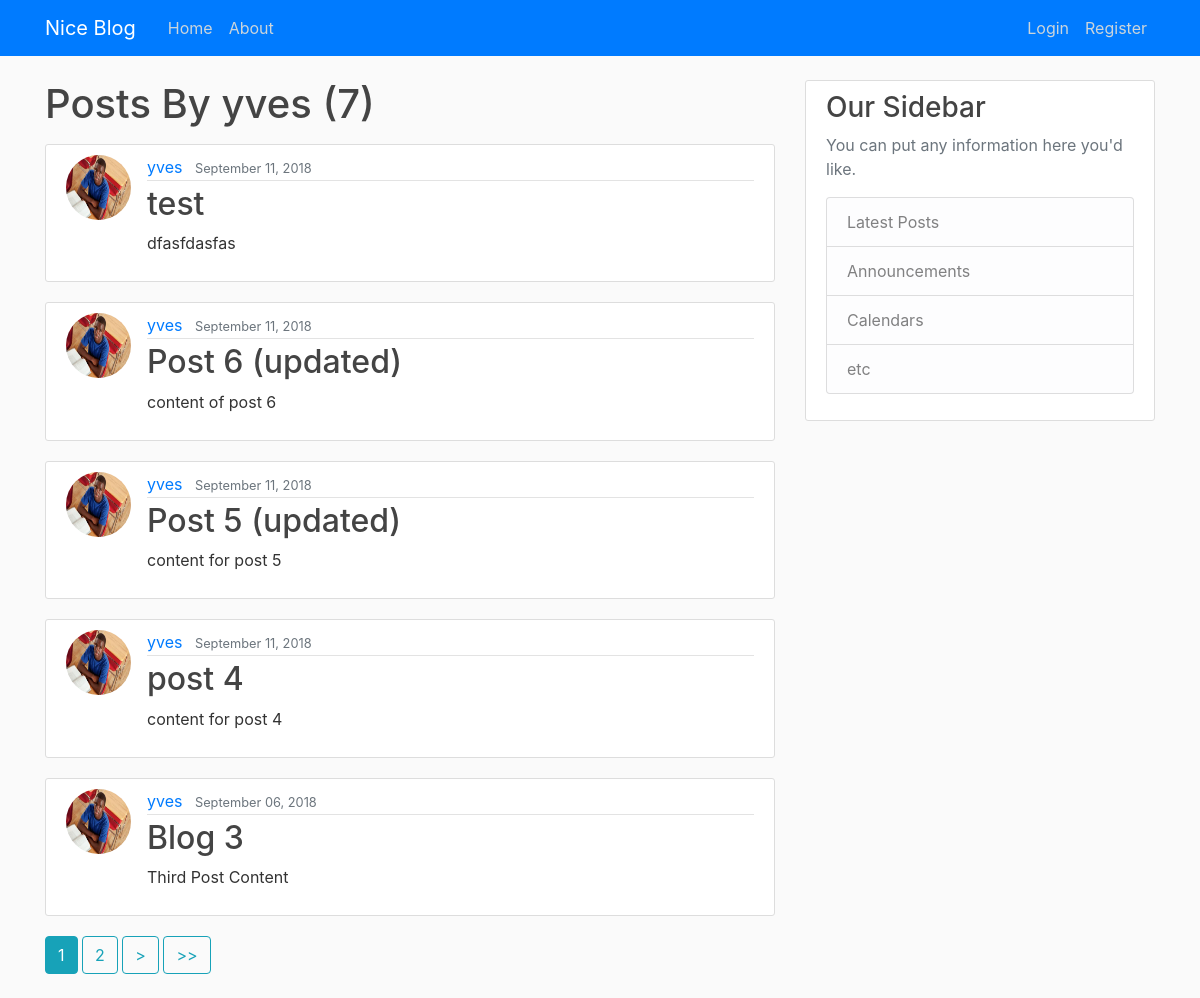
The app's page /user/yves/, older data.
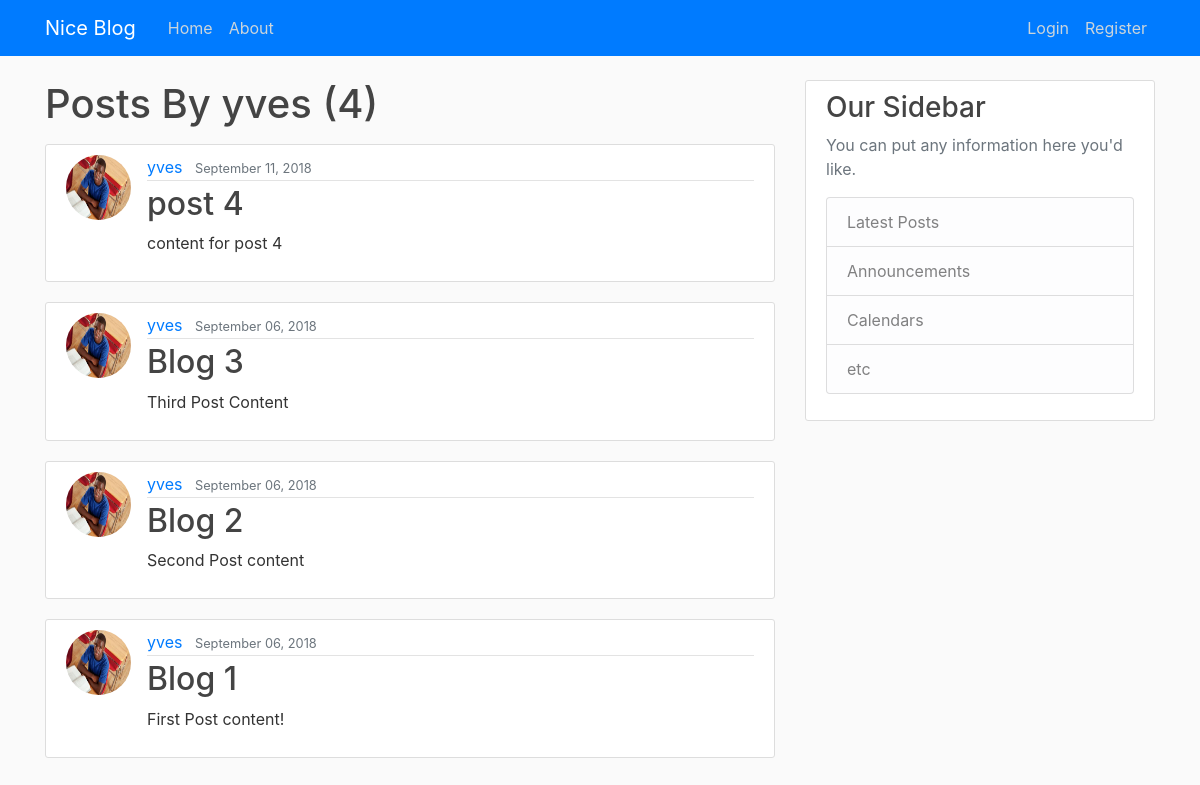
The same page, newer data.
### blog/models.py (models this page shows, shortened)
class Post(models.Model):
    title = models.CharField(max_length=100)
    content = models.TextField()
    date_posted = models.DateTimeField(default=timezone.now)
    author = models.ForeignKey(User, on_delete=models.CASCADE)

### users/models.py (models this page shows, shortened)
class Profile(models.Model):
    user = models.OneToOneField(User, on_delete=models.CASCADE)
    image = models.ImageField(default='default.jpg', upload_to='profile_pics')

### blog/views.py (the view)
# urls.py: path('user/<str:username>/', UserPostListView.as_view(), name='user-posts'),
class UserPostListView(ListView):
    model = Post
    template_name = 'blog/user_posts.html'
    context_object_name = 'posts'
    paginate_by = 5
    def get_queryset(self):
        user = get_object_or_404(User, username=self.kwargs.get('username'))
        return Post.objects.filter(author=user).order_by('-date_posted')

### blog/templates/blog/user_posts.html (shortened to what this page needs)
{% extends 'blog/base.html' %}
{% block content %}
    <h1 class="mb-3">Posts By {{ view.kwargs.username }} ({{ page_obj.paginator.count }})</h1>
    {% for post in posts %}
        <article class="media content-section">
          <img src="{{ post.author.profile.image.url }}" alt="author" class="rounded-circle article-img">
          <div class="media-body">
            <div class="article-metadata">
              <a class="mr-2" href="{% url 'user-posts' object.author.username %}">{{ post.author }}</a>
              <small class="text-muted">{{ post.date_posted | date:"F d, Y" }}</small>
            </div>
            <h2><a class="article-title" href="{% url 'post-detail' post.id %}">{{ post.title }}</a></h2>
            <p class="article-content">{{ post.content }}</p>
          </div>
        </article>
    {% endfor %}
    {% if is_paginated %}
        {% for num in page_obj.paginator.page_range %}
            {% if page_obj.number == num %}
                <a href="?page={{ num }}" class="btn btn-info mb-4">{{ num }}</a>
            {% elif num > page_obj.number|add:'-3' and num < page_obj.number|add:'3' %}
                <a href="?page={{ num }}" class="btn btn-outline-info mb-4">{{ num }}</a>
            {% endif %}
        {% endfor %}
        {% if page_obj.has_next %}
            <a href="?page={{ page_obj.next_page_number }}" class="btn btn-outline-info mb-4">></a>
            <a href="?page={{ page_obj.paginator.num_pages }}" class="btn btn-outline-info mb-4">>></a>
        {% endif %}
    {% endif %}
{% endblock %}

Row changes from the older to the newer data that the page shows:
removed Post: author.profile.image (picture), author "yves", date_posted "September 11, 2018", title "test", content "dfasfdasfas"
removed Post: author.profile.image (picture), author "yves", date_posted "September 11, 2018", title "Post 6 (updated)", content "content of post 6"
removed Post: author.profile.image (picture), author "yves", date_posted "September 11, 2018", title "Post 5 (updated)", content "content for post 5"
now on this page (row unchanged): Post: author.profile.image (picture), author "yves", date_posted "September 06, 2018", title "Blog 2", content "Second Post content"
now on this page (row unchanged): Post: author.profile.image (picture), author "yves", date_posted "September 06, 2018", title "Blog 1", content "First Post content!"
Text that changed along with them:
{{ page_obj.paginator.count }}: "7" → "4"
list line gone: "1"
list line gone: "2"
